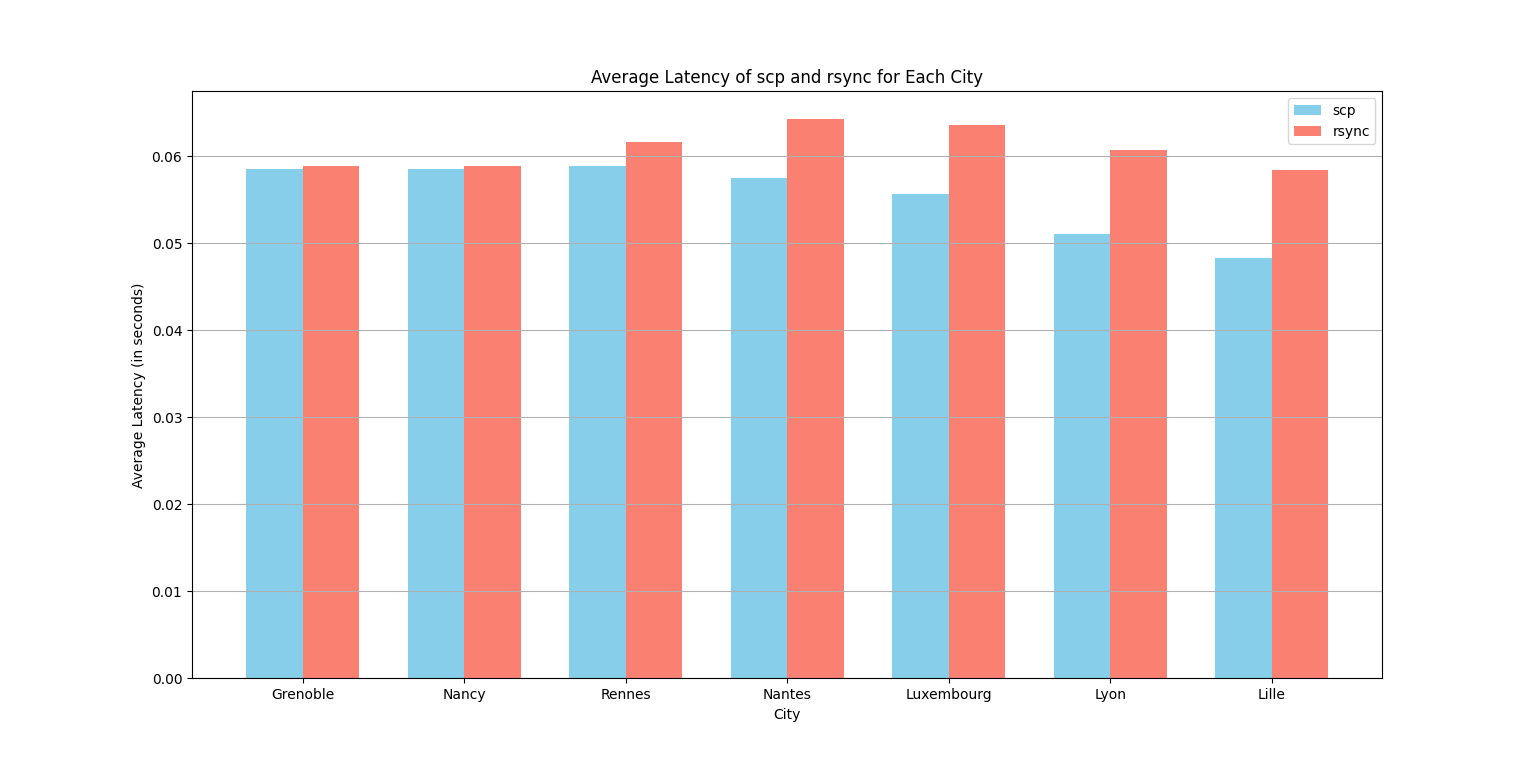

The script that drew this image:
import pandas as pd
import matplotlib.pyplot as plt
import numpy as np

# List of file paths for each city
file_paths = {
    'Grenoble': './test/latency/latency_results_from_grenoble.csv',
    'Nancy': './test/latency/latency_results_from_nancy.csv',
    'Rennes': './test/latency/latency_results_from_rennes.csv',
    'Nantes': './test/latency/latency_results_from_nantes.csv',
    'Luxembourg': './test/latency/latency_results_from_luxembourg.csv',
    'Lyon': './test/latency/latency_results_from_lyon.csv',
    'Lille': './test/latency/latency_results_from_lille.csv'
}

# Function to calculate average latency for each method (scp and rsync)
def calculate_average_latency(df):
    return df.groupby('Method')['Latency'].mean()

# Plotting the histogram
plt.figure(figsize=(14, 8))

bar_width = 0.35  # Width of each bar
bar_spacing = 1  # Spacing between cities

colors = {'scp': 'skyblue', 'rsync': 'salmon'}

for i, (city, file_path) in enumerate(file_paths.items()):
    # Read the CSV file
    df = pd.read_csv(file_path)

    # Calculate average latency for each method
    averages = calculate_average_latency(df) * 0.1

    # Plot the bar chart for scp
    plt.bar(i * bar_spacing, averages['scp'], bar_width, color=colors['scp'], label='scp' if i == 0 else '')

    # Plot the bar chart for rsync
    plt.bar(i * bar_spacing + bar_width, averages['rsync'], bar_width, color=colors['rsync'], label='rsync' if i == 0 else '')

# Adding labels and title
plt.xlabel('City')
plt.ylabel('Average Latency (in seconds)')
plt.title('Average Latency of scp and rsync for Each City')
plt.xticks(np.arange(len(file_paths)) * bar_spacing + bar_width / 2, file_paths.keys())
plt.legend()
plt.grid(axis='y')

# Show the plot
plt.show()
